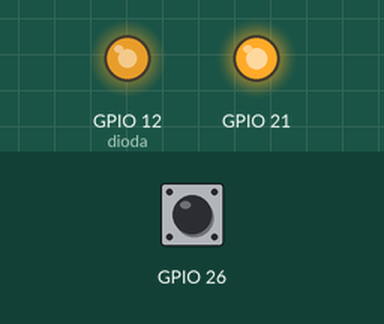
This program was run on a simulated Raspberry Pi (BCM pin numbers). Shown: output pins drawn as LEDs (lit = HIGH). Inputs (shaded band) come from the test bench; at power-on: GPIO 26 HIGH. The camera gives no picture and a still takes 0.5 s. At 6.8 s the program stops and its outputs stay as they are.

Above: at 1.2 s.
1.3 s: GPIO 26 pulled LOW for 0.15 s
At 2.7 s:
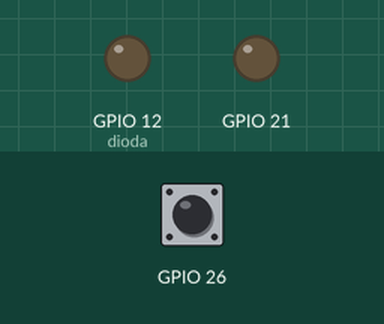
At 8.0 s:
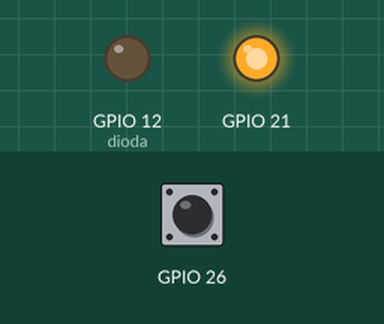
Timing chart, 0 to 8.3 s (numbered marks = the images above; inputs shaded):
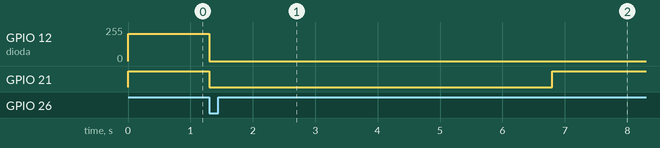

The program:

piCamera.py
```python
from picamera import PiCamera
import time
import RPi.GPIO as GPIO

GPIO.setmode(GPIO.BCM)
GPIO.setwarnings(0)
GPIO.setup(12, GPIO.OUT)
GPIO.setup(21, GPIO.OUT)
GPIO.setup(26, GPIO.IN, pull_up_down=GPIO.PUD_UP)

dioda = GPIO.PWM(12, 50)
dioda.start(0)
GPIO.output(21, GPIO.HIGH)

kamera = PiCamera()
kamera.rotation = 180

dioda.ChangeDutyCycle(80)
GPIO.wait_for_edge(26, GPIO.FALLING)

dioda.ChangeDutyCycle(0)
GPIO.output(21, GPIO.LOW)

time.sleep(5)

kamera.capture('~/Documents/kurs-raspberry/zdj.jpg')

GPIO.output(21, GPIO.HIGH)
```

Measured:
- after the input at 1.3 s, GPIO 12 (dioda): 204/255 → 0/255 at once; GPIO 21: HIGH → LOW at once, → HIGH 5.5 s later
